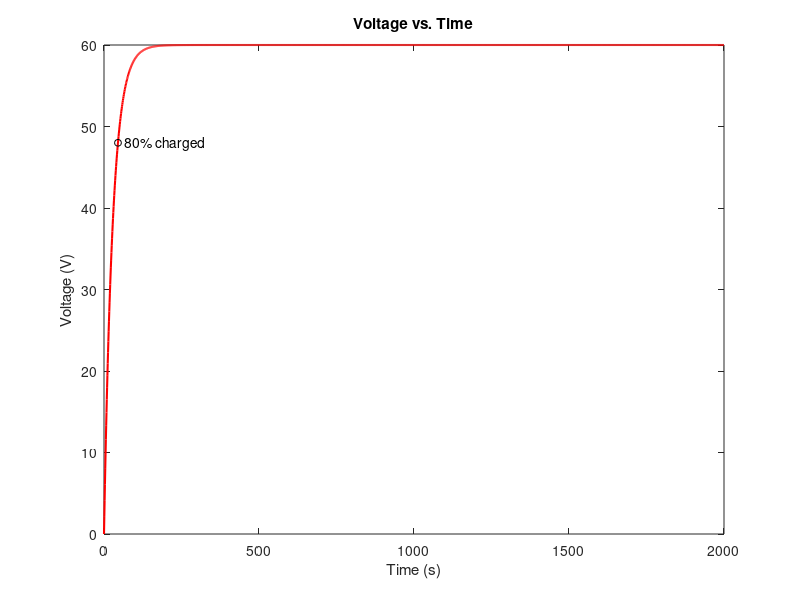

MATLAB code for this plot:
%% The following code has random values designed to test finding when the
%  battery is at 80% charge
t = 0 : 1 : 2000;
R = 4000;
C = 0.007;
tau = R .* C;

Vs = 60;
Vo = 0;
Vstep = Vs + (Vo - Vs) .* exp(-(1 ./ tau) .* t);

percent = 0.8;
Vtarget = Vs * percent;
t_target = -tau .* log(percent - 1);
% the t_target function above only works if Vo = 0

figure;
plot(t, Vstep, '-r', 'LineWidth', 1.5);
ylabel('Voltage (V)');
xlabel("Time (s)");
title('Voltage vs. Time');
hold on;

txt = '80% charged';
plot(t_target, Vtarget, 'ko', 'MarkerSize', 5);
text(t_target + 20, Vtarget, txt);
